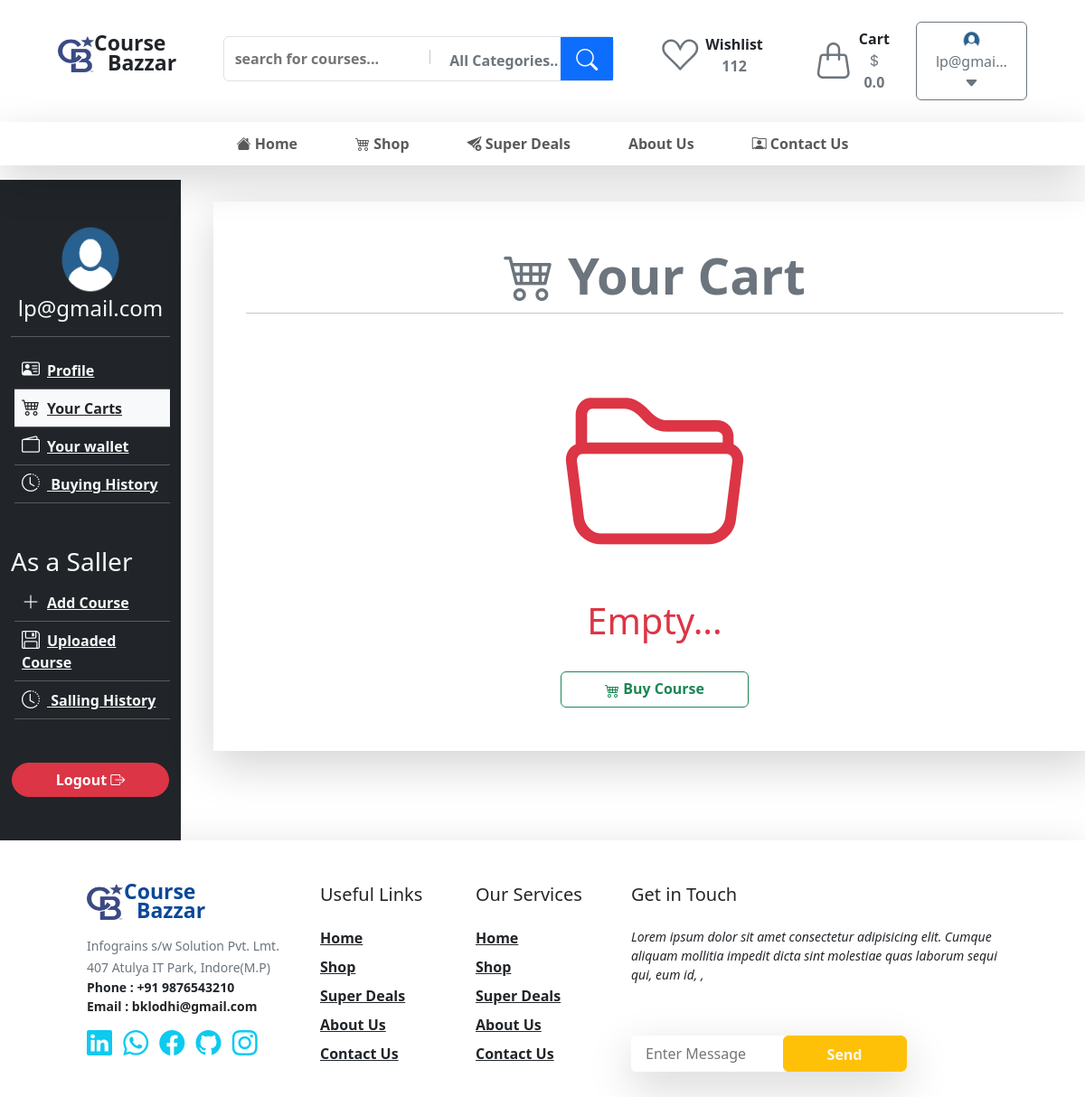
Screenshot of /user/deshboard/carts/ (signed in) with the database file from the repository.
### customer/models.py (models this page shows)
class CustomUser(AbstractUser):
    is_buyer = models.BooleanField(default=True)
    is_saller = models.BooleanField(default=False)
    phone = models.CharField(max_length=15)
    gender =  models.CharField(max_length=32,choices=(('male',"Male"),("female", "Female"),("other", "Other")))
    image = models.ImageField(upload_to='Profile/', default='Profile/pic.png')

### customer/views.py (the view)
# urls.py: path("deshboard/carts/", customercart, name="customercart"),
@login_required(login_url='login')
def customercart(request):
    user = CustomUser.objects.get(id=request.user.id)
    carts = AddToCart.objects.filter(user_id=user.id)
    context = {'carts':carts}
    return render(request, 'customercart.html', context)

### customer/profile_context.py (called while the page is built)
def profile_detail(request):
    user = request.user
    if user.username == "admin":
        customer = False
        return  {'customer':customer}
    if user.is_authenticated :
        customer = CustomUser.objects.get(id = user.id)
        cartcounter =  AddToCart.objects.filter(user_id = customer.id).count()
        carts =  AddToCart.objects.filter(user_id = customer.id)
        total_price = 0.00
        for cart in carts:
            total_price += cart.course.price
        context={
            'customer':customer,
            'cartcounter' : cartcounter,
            'total_price':total_price
        }
    else:
        context={
            'customer':False
        }
    return  context

### templates/customercart.html (shortened to what this page needs)
{% extends "base.html" %}
{% load static %}
{% block body %}
<div class="container-fluid">
  <div class="row">
    <div class="col-2 bg-dark">
      {% include 'customerdeshboard_sidebar.html' with customercart='bg-light text-dark' %}
    </div>
    <div class="col-10">
      <div class="container shadow-lg m-4 p-5">
        <div class="row">
          <h1 class="display-4 text-center fw-bold text-secondary"> <i class="bi bi-cart4"></i> Your Cart</h1>
          <hr />
        </div>
        {% if not carts %}
        <div class="row">
          <div
            class="col-6 mx-auto text-center text-danger d-flex flex-column justify-content-center"
          >
            <i class="bi bi-folder2-open" style="font-size: 200px"></i>
            <h1>Empty...</h1>
            <a href="{% url 'Buy Course' %}">
              <button
                class="w-auto mt-4 btn btn-outline-success px-5 fw-semibold large"
              >
                <i class="bi bi-cart4 align-middle"></i> Buy Course
              </button>
            </a>
          </div>
        </div>
        {% endif %}
      </div>
    </div>
  </div>
</div>
{% endblock body %}

### templates/header.html (shortened to what this page needs)
{% load static %}
<div class="container-fluid px-5">
  <div class="row px-3 py-4">
      <div class="col-lg-2 col-sm-5 pt-3 d-flex text-center">
          <span>
              <img src="{% static 'images/cb-logo.png' %}" width="40px" height="40px" alt="" srcset="">
          </span>
          <span class="h-100 position-relative">
            <p class="mb-0  pb-0 fw-bold position-absolute" style="top:-10px; font-size:23px">Course</p>
            <p class="mb-0  pb-0 fw-bold position-absolute" style="top:12px; left:15px; font-size:23px">Bazzar</p>
          </span>
      </div>
      <div class="col-lg-5 col-sm-10  pt-3">
          <div class="border rounded-2 p-0 position-relative">
              <input type="text" class="border-0 m-1 p-2 w-50 fw-semibold searchfield" placeholder="search for courses..." name="" id="">
              <button class="btn text-secondary fw-semibold ps-3">All Categories.. </button>
              <button class="btn btn-primary position-absolute top-0 end-0 h-100 px-3 fs-4 rounded-0 text-light"><i class="bi bi-search"></i></button>
          </div>
      </div>
      <div class="col--lg5  col-sm-5  d-flex">
        <a href="">
          <button class=" btn ">
            <div class="mx-3 d-flex  align-items-center">
              <div>
                <i class="bi bi-suit-heart fs-1 text-secondary align-center"></i>
              </div>
              <div class="ps-2">
                <p class="mb-0 fw-semibold text-dark ">
                  Wishlist
                </p>
                <p class="mb-0 fw-semibold text-secondary">
                  112
                </p>
              </div>
            </div>
          </button>
        </a>
        <a href="{% url 'customercart' %}">
          <button class="btn">
            <div class="mx-3 d-flex  align-items-center">
             <div class=" position-relative">
               <i class="bi bi-handbag  fs-1 text-secondary align-center "></i>
               </div>
             <div class="ps-2">
               <p class="mb-0 fw-semibold text-dark ">
                 Cart
               </p>
               <p class="mb-0 fw-semibold text-secondary fs-6">
                 <i class="bi bi-currency-dollar "></i>{{total_price}}
               </p>
             </div>
           </div>
          </button>
        </a>
        {% if user.is_authenticated %}
          <div class=" d-flex  align-items-center ms-auto">
            <a href="{% url 'customerprofile' %}" class="text-decoration-none">
              <button class="btn btn-outline-secondary">
                <img src="{{customer.image.url}}" alt="" style="width: 25px; height:22px" class="rounded-circle">
                {{user.email|truncatechars:8}} <i class="bi bi-caret-down-fill"></i>
              </button>
            </a>
          </div>
        {% endif %}
      </div>
  </div>
</div>
<nav class="navbar navbar-expand-lg  bg-white shadow-lg px-4 py-1 mb-3">
    <div class="container-fluid">
      <div class="collapse navbar-collapse" id="navbarSupportedContent">
        <ul class="navbar-nav mx-start mx-md-start mx-lg-auto  mb-2 mb-lg-0">
          <li class="nav-item mx-3">
            <a class="nav-link mx-2 fw-semibold {{home}}" aria-current="page" href="{% url 'home' %}"><i class="bi bi-house-fill"></i> Home</a>
          </li>
          <li class="nav-item mx-3">
            <a class="nav-link mx-2 fw-semibold {{buycourse}}" aria-current="page" href="{% url 'Buy Course' %}"><i class="bi bi-cart4"></i> Shop</a>
          </li>
          <li class="nav-item mx-3">
            <a class="nav-link mx-2 fw-semibold {{superdealspage}}" aria-current="page" href="{% url 'super_deals' %}"><i class="bi bi-send-arrow-down-fill"></i> Super Deals</a>
          </li>
          <li class="nav-item mx-3">
            <a class="nav-link mx-2 fw-semibold " aria-current="page" href="{% url 'Buy Course' %}">About Us</a>
          </li>
          <li class="nav-item mx-3">
            <a class="nav-link mx-2 fw-semibold {{contact}}" aria-current="page" href="{% url 'contact' %}"><i class="bi bi-person-rolodex"></i> Contact Us</a>
          </li>
        </ul>
      </div>
    </div>
  </nav>

### templates/customerdeshboard_sidebar.html (shortened to what this page needs)
{% load static %}
<div class="py-5">
  <div class="text-center">
    {% if customer.image.url %}
    <img
      src="{{ customer.image.url }}"
      alt
      style="height: 80px; width: 90px"
      class="rounded-circle"
    />
    {% endif %}
    <h4 class="text-light">{{user.email}}</h4>
    <hr class="text-light" />
  </div>
  <div class="text-start">
    <ul class="ps-1" type="none">
      <a
        href="{% url 'customerprofile' %}"
        class="fw-semibold text-light {{profile}} "
        ><li class="{{profile}} align-center p-2">
          <i
            class="bi bi-person-vcard fw-semibold h5 pe-2 text-light {{profile}}"
          ></i
          >Profile
        </li></a
      >
      <hr class="text-light m-0" />
      <a
        href="{% url 'customercart' %}"
        class="fw-semibold text-light {{customercart}} w-100"
        ><li class="align-center p-2 {{customercart}}">
          <i
            class="bi bi-cart4 fw-semibold text-light h5 pe-2 {{customercart}}"
          ></i
          >Your Carts
        </li></a
      >
      <hr class="text-light m-0" />
      <a
        href="{% url 'wallet' %}"
        class="fw-semibold text-light {{wallet}} w-100"
        ><li class="align-center p-2 {{wallet}}">
          <i class="bi bi-wallet2 fw-semibold text-light h5 pe-2 {{wallet}}"></i
          >Your wallet
        </li></a
      >
      <hr class="text-light m-0" />
      <a
        href="{% url 'buyinghistory' %}"
        class="fw-semibold text-light {{buyinghistory}} w-100"
        ><li class="align-center p-2 {{buyinghistory}}">
          <i
            class="bi bi-clock-history fw-semibold text-light h5 pe-2 {{buyinghistory}}"
          ></i>
         Buying History
        </li></a
      >
      <hr class="text-light m-0" />
    </ul>
    {% if user.is_saller %}
    <h3 class="text-light mt-5">As a Saller</h3>
    <ul class="ps-1" type="none">
      <a
        href="{% url 'addcourse' %}"
        class="fw-semibold text-light {{addcourse}} w-100"
        ><li class="align-center p-2 {{addcourse}}">
          <i
            class="bi bi-plus-lg fw-semibold text-light h5 pe-2 {{addcourse}}"
          ></i
          >Add Course
        </li></a
      >
      <hr class="text-light m-0" />
      <a
        href="{% url 'uploadedcourses' %}"
        class="fw-semibold text-light {{uploadedcourses}} w-100"
        ><li class="align-center p-2 {{uploadedcourses}}">
          <i
            class="bi bi-floppy fw-semibold text-light h5 pe-2 {{uploadedcourses}}"
          ></i
          >Uploaded Course
        </li></a
      >
      <hr class="text-light m-0" />
      <a
        href="{% url 'sellinghistory' %}"
        class="fw-semibold text-light {{sellinghistory}} w-100"
        ><li class="align-center p-2 {{sellinghistory}}">
          <i
            class="bi bi-clock-history fw-semibold text-light h5 pe-2 {{sellinghistory}}"
          ></i>
         Salling History
        </li></a
      >
      <hr class="text-light m-0" />
    </ul>
    {% endif %}
  </div>
  <div class="text-center mt-5">
    <a href="{% url 'customerlogout' %}">
      <button
        class="btn btn-danger fw-semibold rounded-pill px-5 w-auto align-middle"
      >
        Logout <i class="bi bi-box-arrow-right"></i>
      </button>
    </a>
  </div>
</div>

### rows the page displays
CustomUser: image (picture), email "lp@gmai…", email "lp@gmail.com"

### other values shown
{{ total_price }} "0.0"
